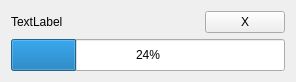
<?xml version="1.0" encoding="UTF-8"?>
<ui version="4.0">
 <class>ProgressWidget</class>
 <widget class="QWidget" name="ProgressWidget">
  <property name="geometry">
   <rect>
    <x>0</x>
    <y>0</y>
    <width>296</width>
    <height>82</height>
   </rect>
  </property>
  <property name="sizePolicy">
   <sizepolicy hsizetype="Preferred" vsizetype="Minimum">
    <horstretch>0</horstretch>
    <verstretch>0</verstretch>
   </sizepolicy>
  </property>
  <property name="windowTitle">
   <string>Form</string>
  </property>
  <layout class="QVBoxLayout" name="verticalLayout">
   <item>
    <layout class="QHBoxLayout" name="horizontalLayout">
     <item>
      <widget class="QLabel" name="label">
       <property name="sizePolicy">
        <sizepolicy hsizetype="Preferred" vsizetype="Minimum">
         <horstretch>0</horstretch>
         <verstretch>0</verstretch>
        </sizepolicy>
       </property>
       <property name="text">
        <string>TextLabel</string>
       </property>
      </widget>
     </item>
     <item>
      <spacer name="horizontalSpacer">
       <property name="orientation">
        <enum>Qt::Orientation::Horizontal</enum>
       </property>
       <property name="sizeHint" stdset="0">
        <size>
         <width>40</width>
         <height>20</height>
        </size>
       </property>
      </spacer>
     </item>
     <item>
      <widget class="QPushButton" name="pb_terminate">
       <property name="font">
        <font>
         <family>.AppleSystemUIFont</family>
        </font>
       </property>
       <property name="text">
        <string>X</string>
       </property>
      </widget>
     </item>
    </layout>
   </item>
   <item>
    <widget class="QProgressBar" name="progress_bar">
     <property name="sizePolicy">
      <sizepolicy hsizetype="Expanding" vsizetype="Minimum">
       <horstretch>0</horstretch>
       <verstretch>0</verstretch>
      </sizepolicy>
     </property>
     <property name="value">
      <number>24</number>
     </property>
    </widget>
   </item>
  </layout>
 </widget>
 <resources/>
 <connections/>
</ui>
